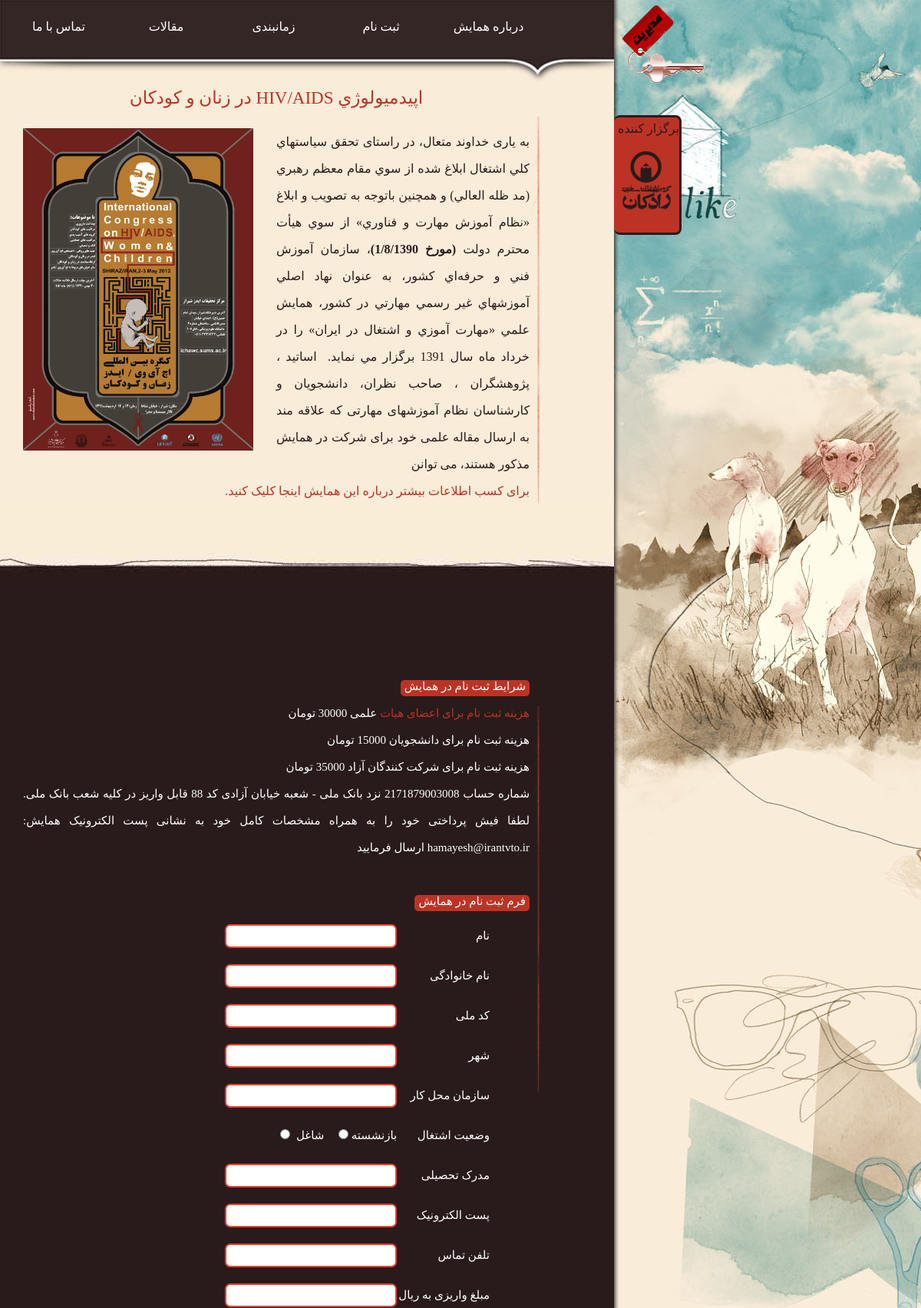
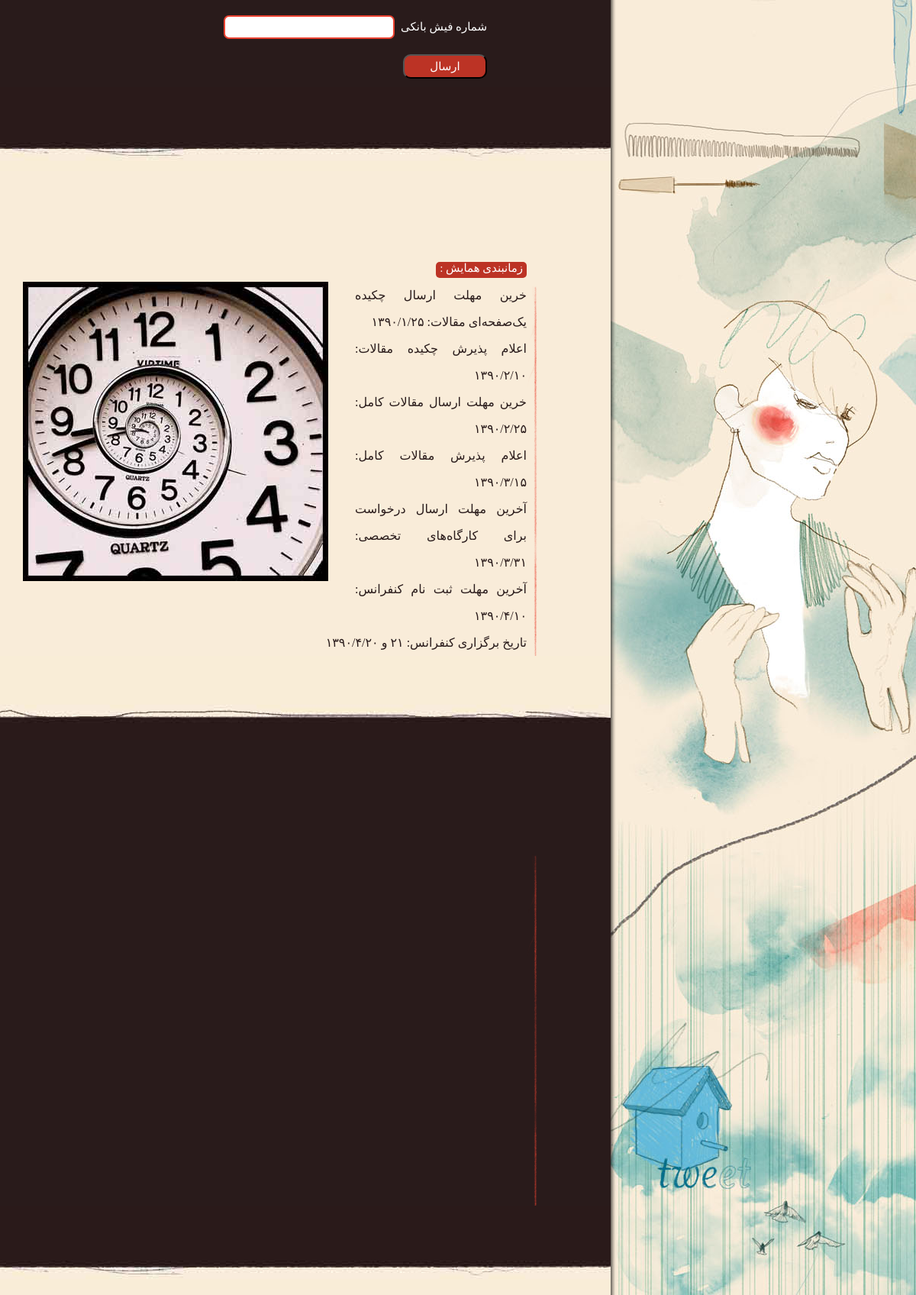
The app's page /home.html (upper part) with its own data (2 pictures, top to bottom).
### tables this page shows
CREATE TABLE IF NOT EXISTS `home_content` (
  `id` varchar(32) NOT NULL,
  `menu` varchar(32) NOT NULL,
  `content` text NOT NULL,
  PRIMARY KEY (`id`)
);

### libs/php/controller.php (called while the page is built, shortened)
<?php
require_once('module.php');
require_once('view.php');
$req = $_GET['req'];
$filename=strtolower( $_GET['filename'] );
$filetype=strtolower( $_GET['filetype'] );
if($req=='file'){
	if( $file = @file_get_contents("./libs/$filetype/$filename.$filetype") ){
		send($file);
		finilize();
	}else{
		$req = '404er';
		header('Content-Type: text/html');
	}
}elseif($req=='home'){
	$about=db_get_rows('home_content',"id='about'");
	foreach($about as $list){
		$about=$list['content'];
	}
	$register=db_get_rows('home_content',"id='register'");
	foreach($register as $list){
		$register=$list['content'];
	}
	$time=db_get_rows('home_content',"id='time'");
	foreach($time as $list){
		$time=$list['content'];
	}
}elseif($req=='support'){
	if(!checklogin('support')){
		go2url( SITE_PATH.'login.html');
	}else{
		$con_admin='supportttttttt';
	}
}elseif($req=='refree'){
	if(!checklogin('refree')){
		go2url( SITE_PATH.'login.html');
	}else{
		$con_admin='refreeeeeeee';
	}
}
include('template.php');

### index.php (called while the page is built, shortened)
<?php
require_once('controller.php');

### libs/php/db.php (called while the page is built, shortened)
<?php
$db_con = 0;
function db_query($q){
	global $db_con;
	$res = @mysql_query($q,$db_con) or db_err();
	return $res;
}
function db_get_rows($table_name,$where=1,$limit_f=0,$limit_e=0){
	if(!$limit_e){
		$res = db_query("SELECT * FROM $table_name WHERE $where ORDER BY id DESC ");
	}else{
		$res = db_query("SELECT * FROM $table_name WHERE $where ORDER BY id DESC  LIMIT $limit_f ,$limit_e");
	}
	return db_fetch2array($res) ;
}
function db_fetch2array($res){
	$rows = array();
	while($arr = mysql_fetch_array($res,MYSQL_ASSOC)){
		$rows[]=$arr;
	}
	return $rows;
}

### libs/phtml/home.php (the view, shortened to what this page needs)
<link rel="stylesheet" href="/hamayesh/layout-home.css" />
</head>
<body>
<div class="main">
	<div class="admin">
		<a href="login.html">
        	<img src="/hamayesh/img/manager2.png"/>
        </a>
	</div>
    <div class="organiser">
        <div class="logo">
            <div>برگزار کننده</div>
            <div><img src="/hamayesh/img/radkan.png"/></div>
        </div>
    </div>
	<div class="menu" id="menu">
    	<ul>
        	<li id='first_li'><a href='javascript:void(0)' onClick="goToByScroll('about')" >درباره همایش</a></li>
            <li><a href='javascript:void(0)' onClick="goToByScroll('register')">ثبت نام</a></li>
            <li><a href='javascript:void(0)' onClick="goToByScroll('date')">زمانبندی </a></li>
            <li><a href='javascript:void(0)' onClick="goToByScroll('article')">مقالات</a></li>
            <li><a href='javascript:void(0)' onClick="goToByScroll('contact')">تماس با ما</a></li>
        </ul>
    </div>
    <div class="content">
    	<div id="about" class="section" >
            <div class="h_name"> اپيدميولوژي HIV/AIDS در زنان و كودكان</div>
            <div class='img'>
            	<img src="/hamayesh/img/poster.jpg"/>
            </div>
            <div class='txt'><?php echo $about ?></div>
            <a href="internal/home.html">برای کسب اطلاعات بیشتر درباره این همایش اینجا کلیک کنید.</a>
		</div>
        <div class="border_white"></div>
        <div id="register" class="section">
            <div class="reg_condition" >
            	<span class="title">شرایط ثبت نام در همایش</span><br/>
            <?php echo $register ?>
            </div>
            <br/>
            <div class="reg_form">
            	<span class="title">فرم ثبت نام در همایش</span><br/>
           		<form action="" method="post">
                    <table>
                        <tr>
                            <td>نام</td>
                            <td>
                                <input type="text" name='fname' />
                            </td>
                        </tr>
                        <tr>
                            <td>نام خانوادگی</td>
                            <td>
                                <input type="text" name='lname' />
                            </td>
                        </tr>
                        <tr>
                            <td>کد ملی</td>
                            <td>
                                <input type="text" name='num' />
                            </td>
                        </tr>
                        <tr>
                            <td>شهر</td>
                            <td>
                                <input type="text" name='city' />
                            </td>
                        </tr>
                        <tr>
                            <td>سازمان محل کار</td>
                            <td>
                                <input type="text" name='job' />
                            </td>
                        </tr>
                        <tr>
                            <td>وضعیت اشتغال</td>
                            <td>
                                بازنشسته&nbsp;<input type="radio" name='emstatus' value="retired" />&nbsp;&nbsp;&nbsp;&nbsp;
                                شاغل &nbsp;<input type="radio" name='emstatus' value="employed" />
                            </td>
                        </tr>
                        <tr>
                            <td>مدرک تحصیلی</td>
                            <td>
                                <input type="text" name='degree' />
                            </td>
                        </tr>
                        <tr>
                            <td>پست الکترونیک</td>
                            <td>
                                <input type="text" name='email' />
                            </td>
                        </tr>
                        <tr>
                            <td>تلفن تماس</td>
                            <td>
                                <input type="text" name='tel' />
                            </td>
                        </tr>
                        <tr>
                            <td>مبلغ واریزی به ریال </td>
                            <td>
                                <input type="text" name='money' />
                            </td>
                        </tr>
                        <tr>
                            <td>شماره فیش بانکی</td>
                            <td>
                                <input type="text" name='num_bank' />
                            </td>
                        </tr>
                        <tr>
                            <td colspan="2">
                                <input type="submit" value="ارسال" name='register' />
                            </td>
                        </tr>
                    </table>
            	</form>
        	</div>
		</div>
        <div class="border_brown"></div>
		<div id="date" class="section">
             <span class="title">زمانبندی همایش :</span><br/>
             <img src="/hamayesh/img/time2.jpg" />
        	<?php echo $time ?>
		</div>
        <div class="border_white"></div>
        <div id="article" class="section">
        </div>
        <div class="border_brown"></div>
		<div id='contact' class="section">
    	</div>
    </div>
</div>

### libs/phtml/inc/header.php (shortened to what this page needs)
<!DOCTYPE html PUBLIC "-//W3C//DTD XHTML 1.0 Transitional//EN" "http://www.w3.org/TR/xhtml1/DTD/xhtml1-transitional.dtd">
<html xmlns="http://www.w3.org/1999/xhtml">
<head>
<link rel="stylesheet" type="text/css" href="/hamayesh/font.css" />
<link rel="stylesheet" type="text/css" href="/hamayesh/jquery.lightbox-0.5.css" />

### libs/php/template.php (shortened to what this page needs)
<?php
include('inc/header.php');
if(! @include("$req.php") ){
	include("404.php");
	$caching_enabled=false;
}
include('inc/footer.php');

### libs/phtml/inc/footer.php (shortened to what this page needs)
</body>
</html>

### libs/php/view.php (shortened to what this page needs)
<?php
function send($data){
	echo $data;
}
function death($data){
	if(strlen($data)>0) send($data);
	die();
}

### libs/css/layout-home.css (style rules this page uses)
* { padding:0; margin:0; }
body { background:url("./img/body-bg.jpg") no-repeat scroll 800px 0pt rgb(249, 236, 216); font-family:Tahoma, Geneva, sans-serif; }
a img { border:none; }
.title { text-align:center; min-width:200px; padding:0px 5px 5px; font-family:Tahoma; font-size:15px; background-color:#bc3325; color:#fff; -webkit-border-radius:5px; -moz-border-radius:5px; -o-border-radius:5px; -ms-border-radius:5px; }
.h_name { text-align:center; padding:0px 5px 22px; font-family:Tahoma; font-size:23px; color:#bc3325; }
div.main { background-image:url(./img/bg-fade.png); width:810px; min-height:1000px; background-repeat:repeat-y; background-position:left center; margin-right:auto; }
div.admin { float:left; width:270px; margin-top:5px; margin-left:810px; }
div.menu { background:url("./img/nav-bg.png") no-repeat scroll 0% 0% transparent ; height:110px; width:810px; color:#fff; position:fixed; font-family:Tahoma; }
div.organiser { position:fixed; margin-top:150px; margin-left:800px; }
div.logo { min-height:140px; float:left; padding:5px; width:75px; background-color:#bc3325; border:3px solid #291b1b; border-left:none !important; color:#291b1b; text-align:center; font-family:Tahoma; font-size:16px; white-space:nowrap; -webkit-border-radius:8px; -moz-border-radius:8px; -o-border-radius:8px; -ms-border-radius:8px; }
div.logo img { width:65px; }
div.logo div { margin-bottom:20px; }
div.menu ul { list-style-type:none; }
div.menu ul li { float:right; text-align:center; padding-top:25px; padding-right:13px; width:127px; font-size:16px; }
div.menu ul li:first-child ,#first_li { padding-right:110px !important; }
div.menu a { text-decoration:none; color:#fff; }
div.content div.section { direction:rtl; padding:110px 110px 0 30px; width:660px; background-image:url("./img/border-red.png"); background-repeat:no-repeat; background-position:690px 150px; text-align:justify; font-family:Tahoma; font-size:16px; line-height:35px; }
#about div.img { float:left; }
#about div.img img { width:300px !important; }
#about div.txt { float:none; margin-left:330px; }
#date ,#about ,#article { min-height:500px ; }
#contact { min-height:600px; }
#about ,#date ,#contact { background-color:#f9ecd9 ; color:#291B1B; }
#register ,#article { font-size:15px; color:#fff ; background-color:#291B1B; }
#register tr,#article tr { height:50px; }
input[type=file] ,input[type=text] ,textarea { font-family:Tahoma; width:220px; height:27px; border:2px #ea4231 solid; -webkit-border-radius:7px; -moz-border-radius:7px; -o-border-radius:7px; -ms-border-radius:7px; }
input[type=submit] { font-family:Tahoma; font-size:15px; background-color:#bc3325; -moz-border-radius:10px; -webkit-border-radius:10px; -o-border-radius:10px; -ms-border-radius:10px; width:110px; height:32px; color:#fff; }
div.send_art table,div.reg_form table { margin-right:50px; }
#date img { float:left; padding-right:35px; }
.border_brown { background:url(./img/borderb.jpg) repeat-x; height:110px; clear:both; width:800px; }
.border_white { width:800px; background:url(./img/borderw.jpg) repeat-x ; height:110px; clear:both; }
div.content a { color: #BC3325; text-decoration: none; }

### records on screen
home_content: content "به یاری خداوند متعال ، در راستای تحقق سياستهاي كلي ا شتغال ابلاغ شده از سوي مقام معظم رهبري (مد ظله العالي) و همچنين باتوجه به تصويب و ابلاغ «نظام آموزش مهارت و فناوري» از سوي هيأت محترم دولت (مورخ 1/8/1390) ، سازمان آموزش فني و حرفه‌اي کشور، به عنوان نهاد اصلي آموزشهاي غير رسمي مهارتي در کشور، همايش علمي «مهارت آموزي و اشتغال در ايران» را در خرداد ماه سال 1391 برگزار مي نمايد. اساتيد ، پژوهشگران ، صاحب نظران، دانشجويان و كارشناسان نظام آموزشهای مهارتی که علاقه مند به ارسال مقاله علمی خود برای شرکت در همایش مذکور هستند، می توانن"
home_content: content "هزینه ثبت نام برای اعضای هیات علمی 30000 تومان هزینه ثبت نام برای دانشجویان 15000 تومان هزینه ثبت نام برای شرکت کنندگان آزاد 35000 تومان شماره حساب 2171879003008 نزد بانک ملی - شعبه خیابان آزادی کد 88 قابل واریز در کلیه شعب بانک ملی. لطفا فیش پرداختی خود را به همراه مشخصات کامل خود به نشانی پست الکترونیک همایش: hamayesh@irantvto.ir ارسال فرمایید"
home_content: content "خرین مهلت ارسال چکیده یک‌صفحه‌ای مقالات: ۱۳۹۰/۱/۲۵ اعلام پذیرش چکیده مقالات: ۱۳۹۰/۲/۱۰ خرین مهلت ارسال مقالات کامل: ۱۳۹۰/۲/۲۵ اعلام پذیرش مقالات کامل: ۱۳۹۰/۳/۱۵ آخرین مهلت ارسال درخواست برای کارگاه‌های تخصصی: ۱۳۹۰/۳/۳۱ آخرین مهلت ثبت نام کنفرانس: ۱۳۹۰/۴/۱۰ تاریخ برگزاری کنفرانس: ۲۱ و ۱۳۹۰/۴/۲۰"
